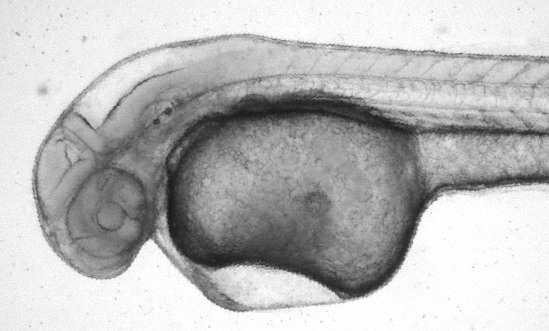
#> input picture computer_vision/labs/Lab4/FishImageFiles/fish-vis.tif, 549 x 331 px
$ jupyter execute lab4.ipynb
#> lines starting #> are read from the running program, lines starting #| are printed output that depends on the picture; long printed decimals are rounded
# Lab 4 Image Registration

In this lab exercise, you will look at image registration using hand-picked selected features.

You are asked to write a short (no more than 2 pages) report of your work, answering specific questions, and showing example images. This work is not assessed (it will not count towards your module mark) but you will get formative feedback.

In this exercise, we will be performing image registration on two different views of a fish embryo. To achieve the following steps need to be taken:

- Load in the two images:
    - fish-vis.tif (transmission image, visible light)
    - fish-cfp-#.tif (the floating image that is to be registered to the base image. This is a grey-level version of a fluorescence image with Cyan Fluorescent Protein - CFP)

- Use the existing skeleton code to find matching key points across the two images.
    - This may involve some trial and error of manually entering coordinates and updating the figure

- Perform transformation estimation using the estimated keypoints
- Register the two images using a warp function
- Display an overlayed image (blue and red)

Example of overlay:

[cell 1]
from skimage import io
import skimage as ski
import matplotlib.pyplot as plt
import numpy as np
from skimage.color import rgb2gray, gray2rgb

# Load Images

img_vis = io.imread('FishImageFiles/fish-vis.tif') # replace None
#> img_vis is the input picture: shape (331, 549); min 21, max 255, mean 186
img_cfp = io.imread('FishImageFiles/fish-cfp-1.tif')
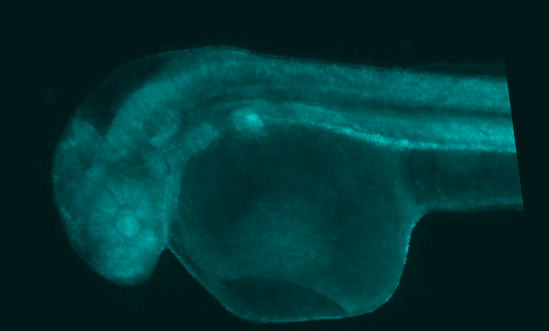
#> input picture computer_vision/labs/Lab4/FishImageFiles/fish-cfp-1.tif, 549 x 331 px
#> img_cfp is the input picture: shape (331, 549, 3); mean R, G, B 0, 51.8, 51.8

[cell 2]
print(img_vis.shape)
#| (331, 549)
print(img_cfp.shape)
#| (331, 549, 3)

[cell 3]
img_vis = img_vis / 255
img_cfp = rgb2gray(img_cfp)
#> img_cfp: shape (331, 549) float64

[cell 4]
print(img_vis.shape)
#| (331, 549)
plt.imshow(img_vis, cmap='gray')

[cell 5]
print(img_cfp.shape)
#| (331, 549)
plt.imshow(img_cfp, cmap='gray')

[cell 6]
## Extract Keypoints

fig,axes = plt.subplots(2, 1,figsize=(10, 10))

#Fill in the key points array in the form as follows [[x1,y1],[x2,y2],[x3,y3]]
keypointsA = [(170,45),(112,215), (36, 150), (435,50), (425, 200), (235,310)]
keypointsB = [(165,53),(126,225), (53, 165), (402,68), (415, 217), (255,323)]

# keypointsA = [[33, 167], [240, 36], [423, 53], [441, 192], [227, 310], [111, 217]]
# keypointsB = [[55, 181], [233, 50], [413, 71], [425, 217], [248, 320], [131, 226]]

# Display the key points
symbols = ['ro','bo','rv','bv','r+','b+']
ax = axes.ravel()

for i in range(0,len(keypointsA)):
    ax[0].plot(keypointsA[i][0],keypointsA[i][1],symbols[i])
for i in range(0,len(keypointsB)):
    ax[1].plot(keypointsB[i][0],keypointsB[i][1],symbols[i])

ax[0].imshow(img_vis, cmap='gray')
ax[1].imshow(img_cfp, cmap='gray')
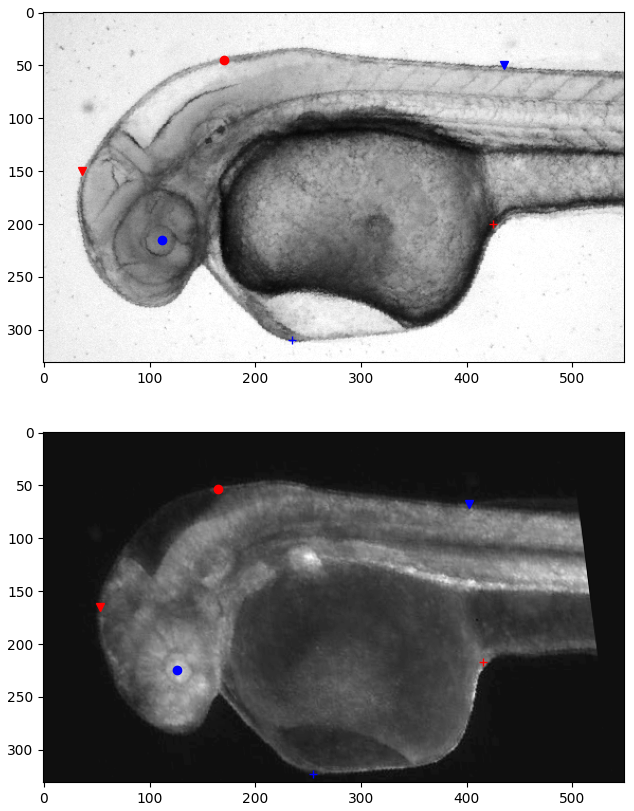
#> figure drawn by matplotlib, 2 panels

[cell 7]
## Check shape of images
print(img_vis.shape, img_vis.max())
#| (331, 549) 1.0
print(img_cfp.shape, img_cfp.max())
#| (331, 549) 0.6176

[cell 8]
## Image and key points pairs
images_pairs = {
    'vis': (img_vis, np.array(keypointsA, dtype=np.float32)),
    'cfp': (img_cfp, np.array(keypointsB, dtype=np.float32))
}

[cell 9]
# Perform transformation estimation using the estimated keypoints
from skimage.transform import estimate_transform
from skimage.transform import warp
import cv2 as cv


def estimate_transform_and_overlap(images_pairs, method='projective'):
    # Target and source image
    # NOTE: I need to go from img_cfp (2nd one) to img_vis (1st one)
    image_source, source_points = images_pairs['cfp']
    image_target, target_points = images_pairs['vis']

    nr, nc = image_source.shape

    # Estimate the transformation matrix
    transform = estimate_transform(method, source_points, target_points)
    # transform, _ = cv.estimateAffine2D(source_points, target_points)

    # Apply the transformation to the image
    # NOTE: wrap takes the inverse map as input lol lol lol. For this reason,
    # I need to use transform.inverse hahahahahahahhaHHAHAHAHAH
    img_transformed = warp(image_source, transform.inverse)
    # img_transformed = cv.warpAffine(image_source, transform, (nc, nr))

    def overlap_images(transformed, target):
        overlap_image = np.zeros((nr, nc, 3))
        overlap_image[..., 0] = target
        overlap_image[..., 1] = transformed
        overlap_image[..., 2] = transformed
        return overlap_image

    overlaped_image = overlap_images(img_transformed, image_target)

    plt.imshow(overlaped_image)
    plt.show()

    return image_source, img_transformed, image_target

image_source, img_transformed, image_target = estimate_transform_and_overlap(images_pairs)
#> in estimate_transform_and_overlap, `image_source, source_points = images_pairs['cfp']`: source_points = [[165, 53], [126, 225], [53, 165], [402, 68], [415, 217], [255, 323]]
#> in estimate_transform_and_overlap, `image_target, target_points = images_pairs['vis']`: target_points = [[170, 45], [112, 215], [36, 150], [435, 50], [425, 200], [235, 310]]
#> in overlap_images, `overlap_image[..., 2] = transformed`:
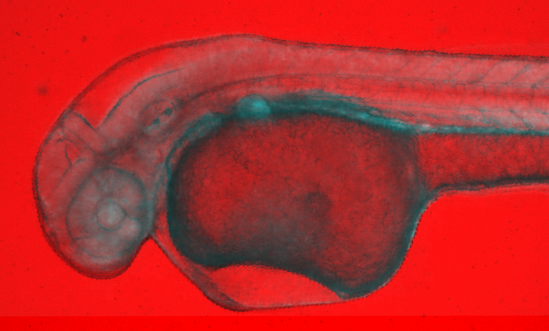
#> overlap_image: shape (331, 549, 3) float64; mean of channels 0, 1, 2 0.73, 0.165, 0.165; drawn as R, G, B

[cell 10]
plt.imshow(image_target, cmap='gray')

[cell 11]
plt.imshow(img_transformed, cmap='gray')

##### Question 1: What is the effect of increasing/decreasing the number of chosen control points in registration accuracy?

[cell 12]
## Image and key points pairs

for idx in [3, 4, 5]:
    print(f"Using {idx+1} keypoints")
    images_pairs = {
        'vis': (img_vis, np.array(keypointsA[:idx], dtype=np.float32)),
        'cfp': (img_cfp, np.array(keypointsB[:idx], dtype=np.float32))
    }
    image_source, img_transformed, image_target = estimate_transform_and_overlap(images_pairs)
#> this loop made 3 passes
#> (source_points in estimate_transform_and_overlap, target_points in estimate_transform_and_overlap) on passes 1 to 2: ([[165, 53], [126, 225], [53, 165]], [[170, 45], [112, 215], [36, 150]]), ([[165, 53], [126, 225], [53, 165], [402, 68]], [[170, 45], [112, 215], [36, 150], [435, 50]])
#> pass 1, in estimate_transform_and_overlap (call 2), `img_transformed = warp(image_source, transform.inverse)`:
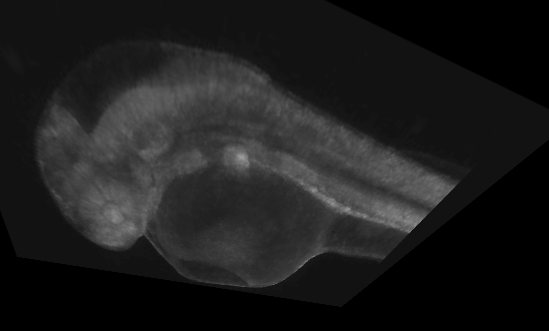
#> img_transformed: shape (331, 549) float64; min 0, max 0.613, mean 0.115
#> pass 1, in estimate_transform_and_overlap (call 2), `overlaped_image = overlap_images(img_transformed, image_target)`:
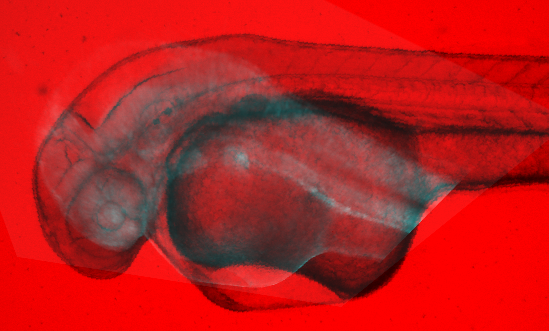
#> overlaped_image: shape (331, 549, 3) float64; mean of channels 0, 1, 2 0.73, 0.115, 0.115; drawn as R, G, B
#> pass 2, in estimate_transform_and_overlap (call 3), `overlaped_image = overlap_images(img_transformed, image_target)`:
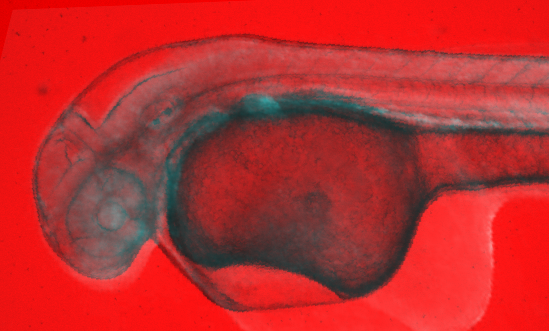
#> overlaped_image: shape (331, 549, 3) float64; mean of channels 0, 1, 2 0.73, 0.181, 0.181; drawn as R, G, B

##### Question 2: How would you evaluate the accuracy of your registration?

During class we studied 3 ways to evaluate the accuracy
- Mean Squeare Difference (MSD)
- Mutal Information
- Normalised cross-correlation

In our case, we have diiferent intensities MSD could not work well. I tried the two other ways.

[cell 13]
print(image_target.max(), image_target.min())
#| 1.0 0.08235
print(img_transformed.max(), img_transformed.min())
#| 0.6137 0.0

[cell 14]
from skimage.metrics import normalized_mutual_information, mean_squared_error

def joint_histogram(img_source, img_target):

    # Visualize the joint histogram
    plt.hist2d(img_source.ravel(), img_target.ravel(), bins=100)
    plt.colorbar()
    plt.xlabel('Image Source')
    plt.ylabel('Image Target')
    plt.title('Joint Histogram')
    plt.show()

mi = normalized_mutual_information(img_transformed, image_target)
#> mi = 1.1
print(f"Normalized Mutual Information: {mi:.4f}")
#| Normalized Mutual Information: 1.0979
joint_histogram(img_transformed, image_target)
#> in joint_histogram, `plt.show()`:
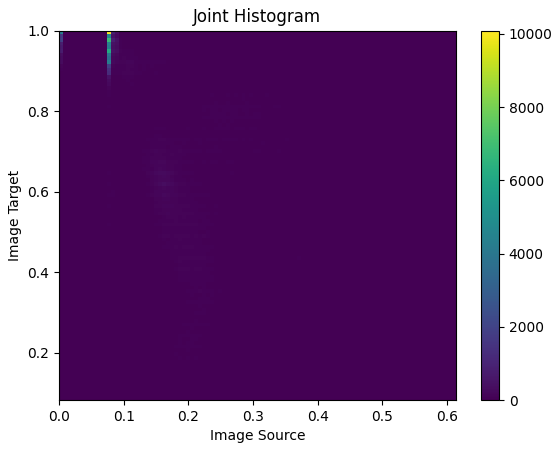
#> figure drawn by matplotlib, 2 panels

[cell 15]
from skimage.feature import match_template
from skimage.metrics import normalized_root_mse


def match_template_and_evaluate(img1, img2):
    # Assuming img1 and img2 are the two images you want to compare
    result = match_template(img1, img2)

    # Calculate the NCC score
    ncc_score = result.max()

    # Calculate the Normalized Root Mean Squared Error (NRMSE) as an additional evaluation metric
    nrmse = normalized_root_mse(img1, img2)

    return ncc_score, nrmse

[cell 16]
## Image and key points pairs

for idx in [3, 4, 5]:
    print(f"Using {idx+1} keypoints")
    images_pairs = {
        'vis': (img_vis, np.array(keypointsA[:idx], dtype=np.float32)),
        'cfp': (img_cfp, np.array(keypointsB[:idx], dtype=np.float32))
    }
    image_source, img_transformed, image_target = estimate_transform_and_overlap(images_pairs)

    mse = mean_squared_error(img_transformed, image_target)
    print(f"Mean Squared Error: {mse:.4f}")

    mi = normalized_mutual_information(img_transformed, image_target)
    print(f"Normalized Mutual Information: {mi:.4f}")

    ncc_score, nrmse = match_template_and_evaluate(img_transformed, image_target)
    print(f"Normalized Cross-Correlation (NCC) score: {ncc_score:.4f}")
    print(f"Normalized Root Mean Squared Error (NRMSE): {nrmse:.4f}")
#> this loop made 3 passes
#> (source_points in estimate_transform_and_overlap, target_points in estimate_transform_and_overlap, mse, mi, result in match_template_and_evaluate, ncc_score, nrmse) on passes 1 to 2: ([[165, 53], [126, 225], [53, 165]], [[170, 45], [112, 215], [36, 150]], 0.484, 1.07, [-0.627], -0.627, 4.37), ([[165, 53], [126, 225], [53, 165], [402, 68]], [[170, 45], [112, 215], [36, 150], [435, 50]], 0.395, 1.07, [-0.519], -0.519, 3.08)
#> (mse, mi, result in match_template_and_evaluate, ncc_score, nrmse) on pass 3: (0.428, 1.1, [-0.678], -0.678, 3.4)
#| Mean Squared Error: 0.4843
#| Normalized Mutual Information: 1.0687
#| Normalized Cross-Correlation (NCC) score: -0.6270
#| Normalized Root Mean Squared Error (NRMSE): 4.3662
#| Mean Squared Error: 0.3947
#| Normalized Mutual Information: 1.0719
#| Normalized Cross-Correlation (NCC) score: -0.5185
#| Normalized Root Mean Squared Error (NRMSE): 3.0780
#| Mean Squared Error: 0.4280
#| Normalized Mutual Information: 1.0979
#> (further printed lines are left out)

##### Question 3: Other than Projective Transform, what are the other options and which one do you think works best?

[cell 17]
## Image and key points pairs
images_pairs = {
    'vis': (img_vis, np.array(keypointsA, dtype=np.float32)),
    'cfp': (img_cfp, np.array(keypointsB, dtype=np.float32))
}
results = estimate_transform_and_overlap(images_pairs, method='projective')

[cell 18]
## Image and key points pairs
images_pairs = {
    'vis': (img_vis, np.array(keypointsA, dtype=np.float32)),
    'cfp': (img_cfp, np.array(keypointsB, dtype=np.float32))
}
results = estimate_transform_and_overlap(images_pairs, method='similarity')

[cell 19]
## Image and key points pairs
images_pairs = {
    'vis': (img_vis, np.array(keypointsA, dtype=np.float32)),
    'cfp': (img_cfp, np.array(keypointsB, dtype=np.float32))
}
results = estimate_transform_and_overlap(images_pairs, method='affine')

[cell 20]
## Image and key points pairs
images_pairs = {
    'vis': (img_vis, np.array(keypointsA, dtype=np.float32)),
    'cfp': (img_cfp, np.array(keypointsB, dtype=np.float32))
}
results = estimate_transform_and_overlap(images_pairs, method='euclidean')
#> in estimate_transform_and_overlap (call 11), `img_transformed = warp(image_source, transform.inverse)`:
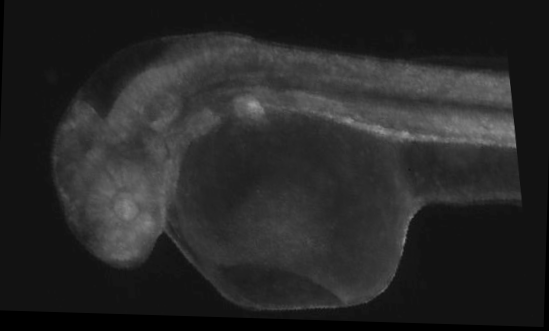
#> img_transformed: shape (331, 549) float64; min 0, max 0.616, mean 0.157
#> in overlap_images (call 11), `overlap_image[..., 1] = transformed`:
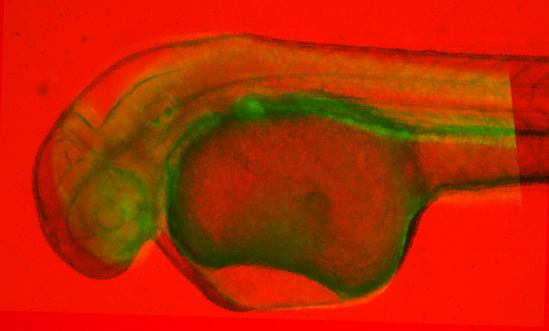
#> overlap_image: shape (331, 549, 3) float64; mean of channels 0, 1, 2 0.73, 0.157, 0; drawn as R, G, B
#> in overlap_images (call 11), `overlap_image[..., 2] = transformed`:
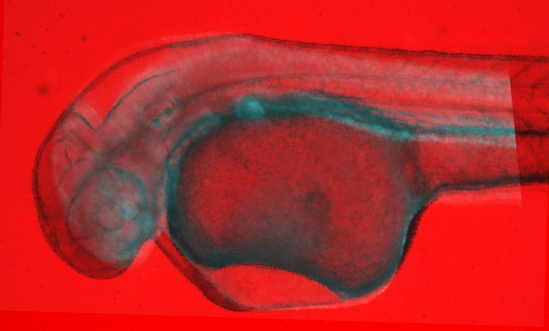
#> overlap_image: shape (331, 549, 3) float64; mean of channels 0, 1, 2 0.73, 0.157, 0.157; drawn as R, G, B
